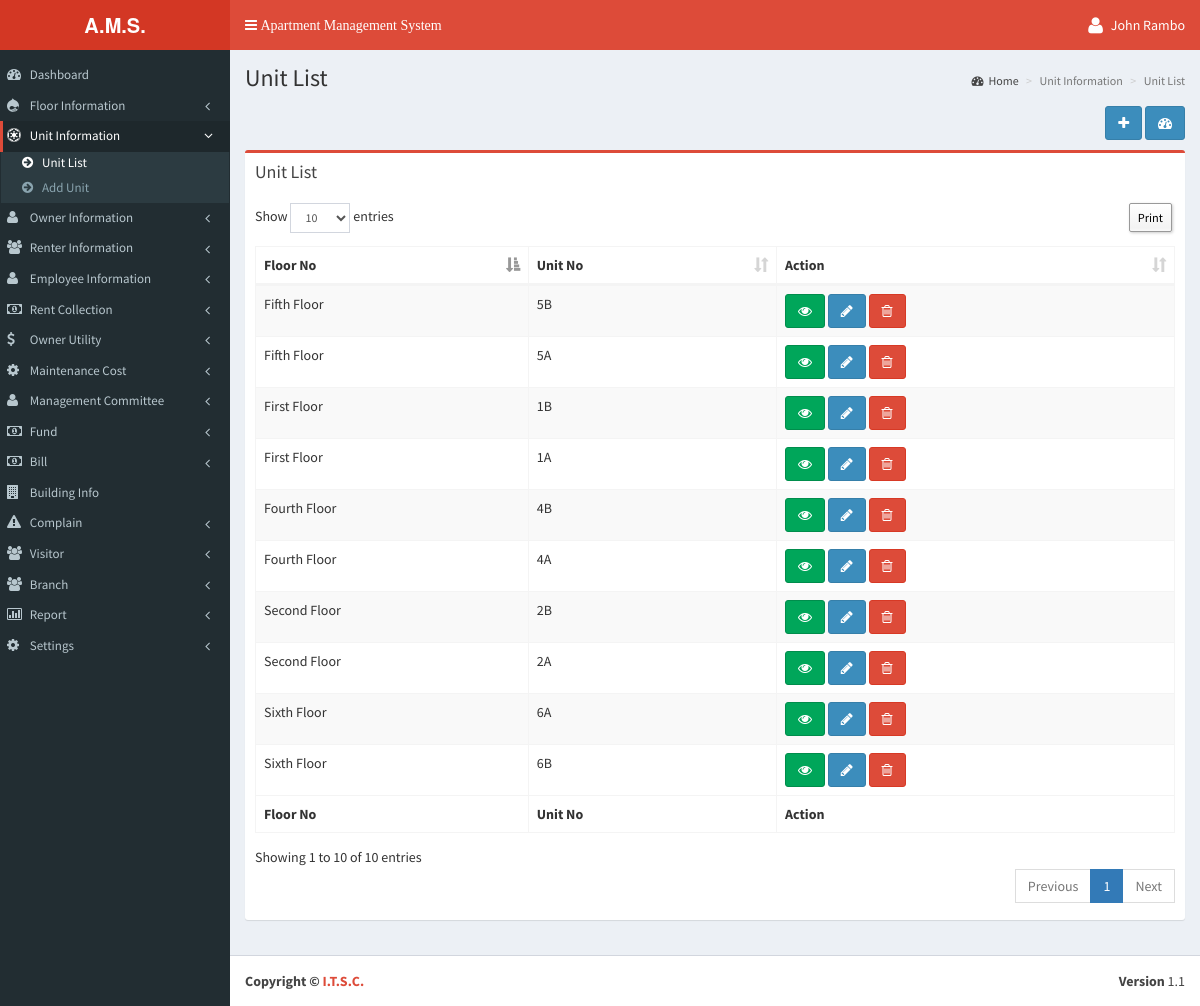
Page /unit/unitlist.php (signed in) on the committed database.
### tables this page shows
CREATE TABLE `tbl_add_unit` (
  `uid` int(11) NOT NULL,
  `floor_no` varchar(200) NOT NULL,
  `unit_no` varchar(200) NOT NULL,
  `branch_id` int(11) NOT NULL,
  `status` int(1) NOT NULL DEFAULT '0',
  `added_date` timestamp NOT NULL DEFAULT CURRENT_TIMESTAMP
);

CREATE TABLE `tbl_add_floor` (
  `fid` int(11) NOT NULL,
  `floor_no` varchar(200) NOT NULL,
  `branch_id` int(11) NOT NULL,
  `added_date` timestamp NOT NULL DEFAULT CURRENT_TIMESTAMP
);

### language/English/lang_left_menu.php (called while the page is built, shortened)
<?php
$_data['menu_dashboard'] 					= "Dashboard";
$_data['menu_floor'] 						= "Floor Information";
$_data['menu_floor_list'] 					= "Floor List";
$_data['menu_floor_add'] 					= "Add Floor";
$_data['menu_unit_information'] 			= "Unit Information";
$_data['menu_unit_list'] 					= "Unit List";
$_data['menu_add_unit'] 					= "Add Unit";
$_data['menu_owner_information'] 			= "Owner Information";
$_data['menu_owner_list'] 					= "Owner List";
$_data['menu_add_owner'] 					= "Add Owner";
$_data['menu_renter_information'] 			= "Renter Information";
$_data['menu_renter_list'] 					= "Renter List";
$_data['menu_add_renter'] 					= "Add Renter";
$_data['menu_employee_information'] 		= "Employee Information";
$_data['menu_employee_list'] 				= "Employee List";
$_data['menu_add_employee'] 				= "Add Employee";
$_data['menu_rent_collection'] 				= "Rent Collection";
$_data['menu_rent_list'] 					= "Rent List";
$_data['menu_add_rent'] 					= "Add Rent";
$_data['menu_owner_utility'] 				= "Owner Utility";
$_data['menu_owner_utility_list'] 			= "Owner Utility List";
$_data['menu_add_owner_utility'] 			= "Add Owner Utility";
$_data['menu_maintenance_cost'] 			= "Maintenance Cost";
$_data['menu_maintenance_cost_list'] 		= "Maintenance Cost List";
$_data['menu_add_maintenance_cost'] 		= "Add Maintenance Cost";
$_data['menu_management_committee'] 		= "Management Committee";
$_data['menu_member_list'] 					= "Member List";
$_data['menu_add_member'] 					= "Add Member";
$_data['menu_fund'] 						= "Fund";
$_data['menu_fund_list'] 					= "Fund List";
$_data['menu_add_fund'] 					= "Add Fund";
$_data['menu_bill'] 						= "Bill";
$_data['menu_bill_list'] 					= "Bill List";
$_data['menu_add_bill'] 					= "Add Bill";
$_data['menu_building_info'] 				= "Building Info";
$_data['menu_complain'] 					= "Complain";
$_data['menu_complain_list'] 				= "Complain List";
$_data['menu_add_complain'] 				= "Add Complain";
$_data['menu_visitor'] 						= "Visitor";
$_data['menu_visitor_list'] 				= "Visitor List";
$_data['menu_add_visitor'] 					= "Add Visitor";
$_data['menu_report'] 						= "Report";
$_data['menu_fair_report'] 					= "Fare Report";
$_data['menu_rented_report'] 				= "Rented Report";
$_data['menu_visitors_report'] 				= "Visitors Report";
$_data['menu_complain_report'] 				= "Complain Report";
$_data['menu_unit_status_report'] 			= "Unit Status Report";
$_data['menu_fund_status'] 					= "Fund Status";
$_data['menu_bill_report'] 					= "Bill Report";
$_data['menu_settings'] 					= "Settings";
$_data['menu_bill_setup'] 					= "Bill Setup";
$_data['menu_utility_bill'] 				= "Utility Bill";
$_data['menu_employee_setup'] 				= "Employee Salary";
$_data['menu_management_member_type'] 		= "Management Member Type";
$_data['menu_month_setup'] 					= "Month Setup";
$_data['menu_year_setup'] 					= "Year Setup";
$_data['menu_language_setup'] 				= "System Setup";
$_data['menu_branch'] 						= "Branch";
$_data['menu_add_branch'] 					= "Add Branch";
$_data['menu_branch_list'] 					= "Branch List";
?>

### unit/unitlist.php (the view, shortened to what this page needs)
<?php include('../header.php');
?>
<section class="content-header">
  <h1><?php echo $_data['unit_list_title'];?></h1>
  <ol class="breadcrumb">
    <li><a href="<?php echo WEB_URL?>dashboard.php"><i class="fa fa-dashboard"></i><?php echo $_data['home_breadcam'];?></a></li>
    <li class="active"><?php echo $_data['add_new_unit_information_breadcam'];?></li>
    <li class="active"><?php echo $_data['unit_list_title'];?></li>
  </ol>
</section>
<section class="content">
<div class="row">
  <div class="col-xs-12">
    <div align="right" style="margin-bottom:1%;"> <a class="btn btn-primary" data-toggle="tooltip" href="<?php echo WEB_URL; ?>unit/addunit.php" data-original-title="<?php echo $_data['add_unit'];?>"><i class="fa fa-plus"></i></a> <a class="btn btn-primary" data-toggle="tooltip" href="<?php echo WEB_URL; ?>dashboard.php" data-original-title="<?php echo $_data['home_breadcam'];?>"><i class="fa fa-dashboard"></i></a> </div>
    <div class="box box-danger">
      <div class="box-header">
        <h3 class="box-title"><?php echo $_data['unit_list_title'];?></h3>
      </div>
      <div class="box-body">
        <table class="table sakotable table-bordered table-striped dt-responsive">
          <thead>
            <tr>
              <th><?php echo $_data['floor_no'];?></th>
              <th><?php echo $_data['unit_no'];?></th>
              <th><?php echo $_data['action_text'];?></th>
            </tr>
          </thead>
          <tbody>
            <?php
				$result = mysql_query("Select f.floor_no,u.unit_no,u.uid from tbl_add_unit u inner join tbl_add_floor f on f.fid = u.floor_no where u.branch_id = " . (int)$_SESSION['objLogin']['branch_id'] . " order by u.uid ASC",$link);
				while($row = mysql_fetch_array($result)){?>
            <tr>
              <td><?php echo $row['floor_no']; ?></td>
              <td><?php echo $row['unit_no']; ?></td>
              <td><a class="btn btn-success" data-toggle="tooltip" href="javascript:;" onclick="$('#nurse_view_<?php echo $row['uid']; ?>').modal('show');" data-original-title="<?php echo $_data['view_text'];?>"><i class="fa fa-eye"></i></a> <a class="btn btn-primary" data-toggle="tooltip" href="<?php echo WEB_URL;?>unit/addunit.php?id=<?php echo $row['uid']; ?>" data-original-title="<?php echo $_data['edit_text'];?>"><i class="fa fa-pencil"></i></a> <a class="btn btn-danger" data-toggle="tooltip" onclick="deleteUnit(<?php echo $row['uid']; ?>);" href="javascript:;" data-original-title="<?php echo $_data['delete_text'];?>"><i class="fa fa-trash-o"></i></a>
                </td>
            </tr>
            <?php } mysql_close($link); ?>
          </tbody>
          <tfoot>
            <tr>
              <th><?php echo $_data['floor_no'];?></th>
              <th><?php echo $_data['unit_no'];?></th>
              <th><?php echo $_data['action_text'];?></th>
            </tr>
          </tfoot>
        </table>
      </div>
    </div>
  </div>
</div>
<?php include('../footer.php'); ?>

### rows in the picture
tbl_add_unit: tbl_add_floor.floor_no "First Floor", unit_no "1B"
tbl_add_unit: tbl_add_floor.floor_no "First Floor", unit_no "1A"
tbl_add_unit: tbl_add_floor.floor_no "Second Floor", unit_no "2B"
tbl_add_unit: tbl_add_floor.floor_no "Second Floor", unit_no "2A"
tbl_add_unit: tbl_add_floor.floor_no "Fourth Floor", unit_no "4B"
tbl_add_unit: tbl_add_floor.floor_no "Fourth Floor", unit_no "4A"
tbl_add_unit: tbl_add_floor.floor_no "Fifth Floor", unit_no "5B"
tbl_add_unit: tbl_add_floor.floor_no "Fifth Floor", unit_no "5A"
tbl_add_unit: tbl_add_floor.floor_no "Sixth Floor", unit_no "6A"
tbl_add_unit: tbl_add_floor.floor_no "Sixth Floor", unit_no "6B"

### other values in the picture
$_SESSION['objLogin']['name'] "John Rambo"
$_data['menu_dashboard'] "Dashboard"
$_data['menu_floor'] "Floor Information"
$_data['menu_unit_information'] "Unit Information"
$_data['menu_unit_list'] "Unit List"
$_data['menu_add_unit'] "Add Unit"
$_data['menu_owner_information'] "Owner Information"
$_data['menu_renter_information'] "Renter Information"
$_data['menu_employee_information'] "Employee Information"
$_data['menu_rent_collection'] "Rent Collection"
$_data['menu_owner_utility'] "Owner Utility"
$_data['menu_maintenance_cost'] "Maintenance Cost"
$_data['menu_management_committee'] "Management Committee"
$_data['menu_fund'] "Fund"
$_data['menu_bill'] "Bill"
